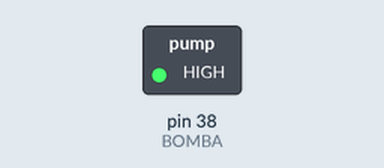
This program was run on a simulated Raspberry Pi (header pin numbers). On the bench: switched loads named in the program (green lamp = pin HIGH). At 2.0 s the program stops and its outputs stay as they are.

Above: at 0.1 s.
At 2.1 s:
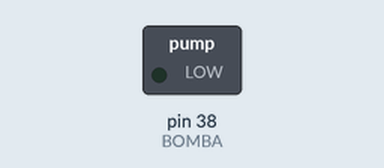
Timing chart, 0 to 3.5 s (numbered marks = the images above):
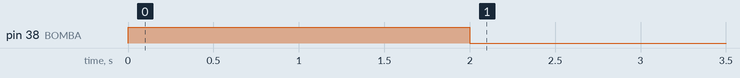

Measured:
- by itself, pin 38 (BOMBA): LOW → HIGH at 0.00 s, → LOW 2.0 s later

The program:

Bomba.py
```python
import RPi.GPIO as GPIO
from time import sleep

BOMBA = 38

def inicializarBomba():
    GPIO.setmode(GPIO.BOARD)
    GPIO.setup(BOMBA, GPIO.OUT)

def prenderBomba():
    GPIO.output(BOMBA, True)

def apagarBomba():
    GPIO.output(BOMBA, False)

def cerrarBomba():
    GPIO.cleanup(BOMBA)

inicializarBomba()
prenderBomba()
sleep(2)
apagarBomba()
cerrarBomba()
```
